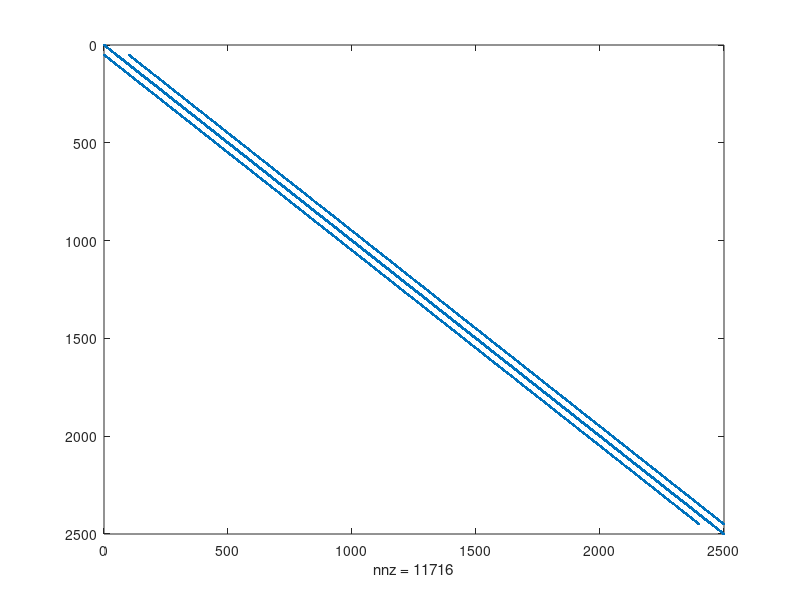
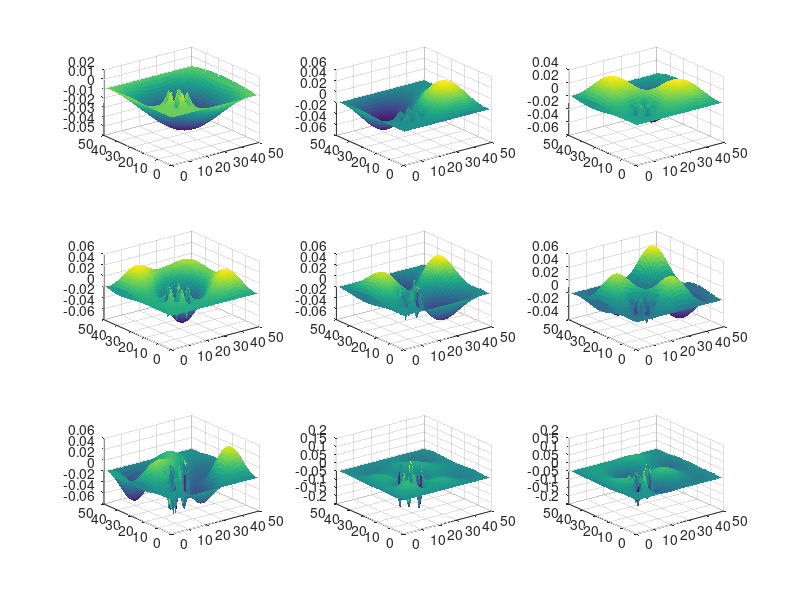

Here is the MATLAB script that generated these plots, in order:
clear all; close all;

global C

C.q_0 = 1.60217653e-19;             % electron charge
C.hb = 1.054571596e-34;             % Dirac constant
C.h = C.hb * 2 * pi;                    % Planck constant
C.m_0 = 9.10938215e-31;             % electron mass
C.kb = 1.3806504e-23;               % Boltzmann constant
C.eps_0 = 8.854187817e-12;          % vacuum permittivity
C.mu_0 = 1.2566370614e-6;           % vacuum permeability
C.c = 299792458;                    % speed of light

nx = 50;
ny = 50;

G = sparse(nx*ny,nx*ny);
B = zeros(1, nx*ny);

alpha = 1;

for i = 1:nx
    for j = 1:ny
        n = j + (i-1)*ny;
        nxm = j + (i - 2)*ny;
        nxp = j + i *ny;
        nym = (j - 1) + (i - 1)*ny;
        nyp = (j + 1) + (i - 1)*ny;
        
        %boundary conditions
        if( i == 1)
            G(n,:) = 0;
            G(n, n) = 1;
        elseif ( j == 1)
            G(:,n) = 0;
            G(n,n) = 1;
        elseif (i == nx)
            G(n,:) = 0;
            G(n,n) = 1;
        elseif (j == ny)
            G(:,n) = 0;
            G(n,n) = 1;
        else
          G(n,n) = -4;  
          
          if(i>10 && i < 20)
              if( j>10 && j<20)
                  G(n,n) = -2;
              end
          end
          G(n,nxm) = 1;
          G(n,nxp) = 1;
          G(nyp,n) = 1;
          G(nym,n) = 1;
        end
      end 
end

[E,D] = eigs(G, 9, 'SM');

for k = 1:9
for i=1:nx
   for j=1:ny
        n = j + (i-1)*ny;
        Emap(k,i,j) = (E(n,k));
   end
end
end

figure(1)
spy(G);
figure(2)
for k = 1:9
subplot(3,3,k)
temp = squeeze(Emap(k,:,:));
surf(temp,'linestyle','none');
end    
        